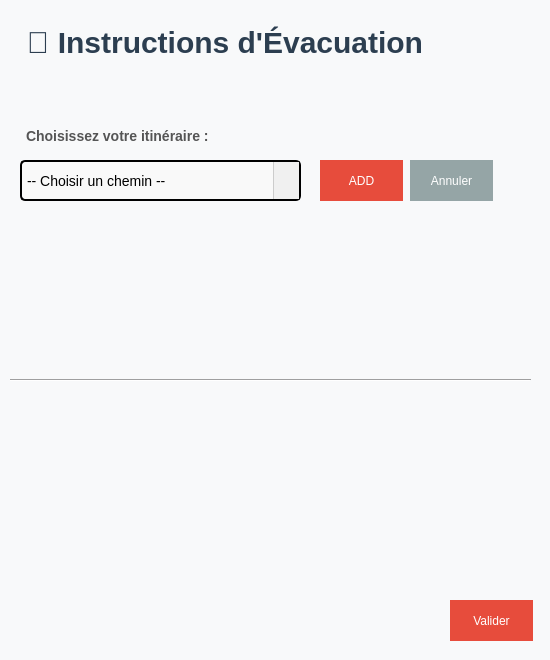
<?xml version="1.0" encoding="UTF-8"?>
<ui version="4.0">
 <class>Evacuation</class>
 <widget class="QDialog" name="Evacuation">
  <property name="geometry">
   <rect>
    <x>0</x>
    <y>0</y>
    <width>550</width>
    <height>660</height>
   </rect>
  </property>
  <property name="windowTitle">
   <string>⚠️ Instructions d'Évacuation Personnalisées</string>
  </property>
  <property name="styleSheet">
   <string notr="true">QDialog#Evacuation {
  background-color: #f8f9fa; /* Fond très léger, proche du blanc */
  font-family: Segoe UI, Arial, sans-serif; /* Police moderne */
  color: #333333; /* Couleur de texte par défaut */
}

QComboBox:focus {
  border-color: #4A90E2; /* Bleu focus élégant */
  background-color: #F0F8FF; /* Fond focus doux */
}

QLabel {
  background-color: transparent;
  border: none;
  padding: 2px;
  font-size: 13px; /* Taille de base */
  color: #333333; /* Couleur de texte */
}

QLabel#titleLabel {
  font-size: 19pt; /* Texte plus grand pour titre */
  font-weight: bold;
  color: #d35400; /* Couleur orange/alerte */
  padding-bottom: 10px;
  text-align: center; /* Centrage texte */
}

QLabel#pathSelectionLabel {
  font-size: 14px; /* Taille légèrement plus grande */
  font-weight: bold;
  color: #555;
  margin-top: 8px;
  padding-bottom: 4px;
}

QLabel.InstructionLabel {
  font-size: 16pt; /* Texte lisible et large */
  color: #2c3e50; /* Couleur sérieuse et sombre */
  padding: 5px; /* Espacement uniforme */
}






QPushButton#speakButton {
  border-radius: 5px; 
  padding: 10px 20px;
  font-weight: bold;
  font-size: 14px; 
  min-height: 26px;
  background-color: #3498db; 
  color: white;
  border: none; 
  margin-top: 20px; 
}

QPushButton#speakButton:hover {
  background-color: #2980b9; 
}

QPushButton#speakButton:pressed {
  background-color: #1f618d; 
}

QPushButton#speakButton:disabled {
  background-color: #aed6f1; 
  color: #f0f0f0;
}

QFrame.SeparatorLine {
  border: none;
  border-top: 1px solid #dddddd;
  margin-top: 15px;
  margin-bottom: 15px;
}
</string>
  </property>
  <widget class="QLabel" name="titleLabel">
   <property name="geometry">
    <rect>
     <x>20</x>
     <y>20</y>
     <width>410</width>
     <height>52</height>
    </rect>
   </property>
   <property name="styleSheet">
    <string notr="true">font-family: Segoe UI, Arial, sans-serif;
font-size: 30px; /* Slightly smaller */
font-weight: bold;
color: #2c3e50; /* Darker blue/gray */</string>
   </property>
   <property name="text">
    <string>🚨 Instructions d'Évacuation</string>
   </property>
   <property name="alignment">
    <set>Qt::AlignmentFlag::AlignCenter</set>
   </property>
  </widget>
  <widget class="QLabel" name="pathSelectionLabel">
   <property name="geometry">
    <rect>
     <x>20</x>
     <y>116</y>
     <width>192</width>
     <height>33</height>
    </rect>
   </property>
   <property name="text">
    <string>Choisissez votre itinéraire :</string>
   </property>
  </widget>
  <widget class="QComboBox" name="pathComboBox">
   <property name="geometry">
    <rect>
     <x>20</x>
     <y>160</y>
     <width>281</width>
     <height>41</height>
    </rect>
   </property>
   <property name="toolTip">
    <string>Sélectionnez le chemin d'évacuation à suivre</string>
   </property>
   <property name="styleSheet">
    <string notr="true">
    QComboBox {
        background-color: #f9f9f9;
        color: #000000; /* Texte noir */
        border: 2px solid black;
        border-radius: 5px;
        padding: 5px;
        font-size: 14px;
    }

    QComboBox:hover {
        border: 2px solid #999999;
    }

    QComboBox::drop-down {
        subcontrol-origin: padding;
        subcontrol-position: top right;
        width: 25px;
        border-left: 1px solid #cccccc;
        background-color: #f0f0f0;
    }

    QComboBox::down-arrow {
        image: url(:/images/images/arrow_down.png); /* icône sombre ou remplace si tu veux */
        width: 12px;
        height: 12px;
    }

    QComboBox QAbstractItemView {
        background-color: white;
        color: black;
        selection-background-color: #e0e0e0;
        selection-color: black;
        border: 1px solid #cccccc;
    }</string>
   </property>
   <item>
    <property name="text">
     <string>-- Choisir un chemin --</string>
    </property>
   </item>
   <item>
    <property name="text">
     <string>👉 Avancez tout droit sans vous arrêter.</string>
    </property>
   </item>
   <item>
    <property name="text">
     <string>⬅️ Prenez à gauche au prochain couloir.</string>
    </property>
   </item>
   <item>
    <property name="text">
     <string>➡️ Allez à droite à l'intersection.</string>
    </property>
   </item>
   <item>
    <property name="text">
     <string>⤵️ Tournez à droite après cet escalier.</string>
    </property>
   </item>
   <item>
    <property name="text">
     <string>⬇️ Descendez les escaliers avec précaution</string>
    </property>
   </item>
   <item>
    <property name="text">
     <string>⬆️ Montez au premier étage, la sortie est là-bas</string>
    </property>
   </item>
   <item>
    <property name="text">
     <string>✋ Vous êtes en train de vous tromper ; revenez en arrière.</string>
    </property>
   </item>
   <item>
    <property name="text">
     <string>🔄 Faites demi-tour et reprenez par ici.</string>
    </property>
   </item>
   <item>
    <property name="text">
     <string>🚪 Voici la sortie, avancez tout droit.</string>
    </property>
   </item>
   <item>
    <property name="text">
     <string>Other</string>
    </property>
   </item>
   <item>
    <property name="text">
     <string/>
    </property>
   </item>
  </widget>
  <widget class="QLabel" name="labelStep3">
   <property name="geometry">
    <rect>
     <x>20</x>
     <y>489</y>
     <width>22</width>
     <height>46</height>
    </rect>
   </property>
   <property name="text">
    <string/>
   </property>
   <property name="alignment">
    <set>Qt::AlignmentFlag::AlignLeading|Qt::AlignmentFlag::AlignLeft|Qt::AlignmentFlag::AlignVCenter</set>
   </property>
   <property name="wordWrap">
    <bool>true</bool>
   </property>
   <property name="class" stdset="0">
    <string>InstructionLabel</string>
   </property>
  </widget>
  <widget class="QFrame" name="pathFrame">
   <property name="geometry">
    <rect>
     <x>10</x>
     <y>220</y>
     <width>521</width>
     <height>321</height>
    </rect>
   </property>
   <property name="frameShape">
    <enum>QFrame::Shape::HLine</enum>
   </property>
   <property name="frameShadow">
    <enum>QFrame::Shadow::Sunken</enum>
   </property>
   <property name="class" stdset="0">
    <string>SeparatorLine</string>
   </property>
  </widget>
  <widget class="QLabel" name="labelStep2">
   <property name="geometry">
    <rect>
     <x>20</x>
     <y>393</y>
     <width>22</width>
     <height>46</height>
    </rect>
   </property>
   <property name="text">
    <string/>
   </property>
   <property name="alignment">
    <set>Qt::AlignmentFlag::AlignLeading|Qt::AlignmentFlag::AlignLeft|Qt::AlignmentFlag::AlignVCenter</set>
   </property>
   <property name="wordWrap">
    <bool>true</bool>
   </property>
   <property name="class" stdset="0">
    <string>InstructionLabel</string>
   </property>
  </widget>
  <widget class="QPushButton" name="btnvalider">
   <property name="geometry">
    <rect>
     <x>450</x>
     <y>600</y>
     <width>83</width>
     <height>41</height>
    </rect>
   </property>
   <property name="styleSheet">
    <string notr="true">QPushButton { background-color: #e74c3c; color: white; border: none; } QPushButton:hover { background-color: #c0392b; } QPushButton:pressed { background-color: #a93226; } QPushButton:disabled { background-color: #f5b7b1; }</string>
   </property>
   <property name="text">
    <string>Valider</string>
   </property>
  </widget>
  <widget class="QPushButton" name="addStepButton">
   <property name="geometry">
    <rect>
     <x>320</x>
     <y>160</y>
     <width>83</width>
     <height>41</height>
    </rect>
   </property>
   <property name="styleSheet">
    <string notr="true">QPushButton { background-color: #e74c3c; color: white; border: none; } QPushButton:hover { background-color: #c0392b; } QPushButton:pressed { background-color: #a93226; } QPushButton:disabled { background-color: #f5b7b1; }</string>
   </property>
   <property name="text">
    <string>ADD</string>
   </property>
  </widget>
  <widget class="QPushButton" name="undoStepButton">
   <property name="geometry">
    <rect>
     <x>410</x>
     <y>160</y>
     <width>83</width>
     <height>41</height>
    </rect>
   </property>
   <property name="styleSheet">
    <string notr="true">QPushButton { background-color: #95a5a6; color: white; border: none; } QPushButton:hover { background-color: #7f8c8d; } QPushButton:pressed { background-color: #616A6B; }</string>
   </property>
   <property name="text">
    <string>Annuler</string>
   </property>
  </widget>
 </widget>
 <resources/>
 <connections/>
</ui>
